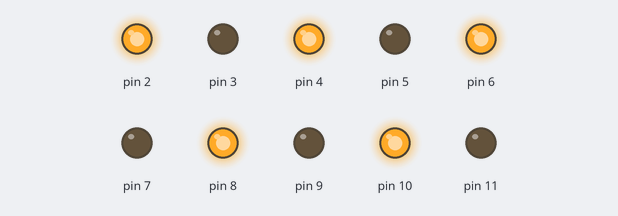
The sketch below on a simulated Arduino Uno, built with avr-gcc and run on an emulated ATmega328P. Parts: output pins drawn as LEDs (lit = HIGH).

Above: at 0.5 s.
At 3.5 s:
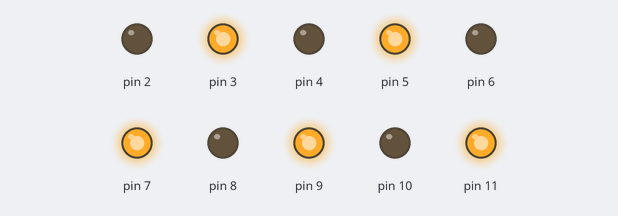
Timing chart, 0 to 4.6 s (numbered marks = the images above):
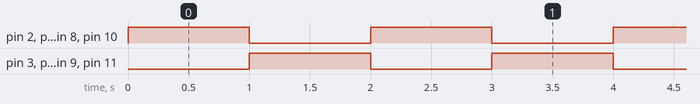

The sketch:

codigo.ino
```cpp
void setup()
{
  for (int i = 2; i <= 11; i = i + 1)
  {
    pinMode(i, OUTPUT);
  }
}


void loop()
   {
    for (int i = 2; i <= 11; i = i + 2 )
    {
      digitalWrite(i, HIGH);
    }
  	delay(1000);
    for (int i = 2; i <= 11; i = i + 2 )
    {
      digitalWrite(i, LOW);
    }

  	for (int i = 3; i <= 11; i = i + 2 )
    {
      digitalWrite(i, HIGH);
    }
  	delay(1000);
    for (int i = 3; i <= 11; i = i + 2 )
    {
      digitalWrite(i, LOW);
    }
   }
```

Measured:
- by itself, pin 2–11: alternates HIGH for 1.0 s and LOW for 1.0 s
- by itself, everything shown: repeats every 2.0 s, in 3 steps
